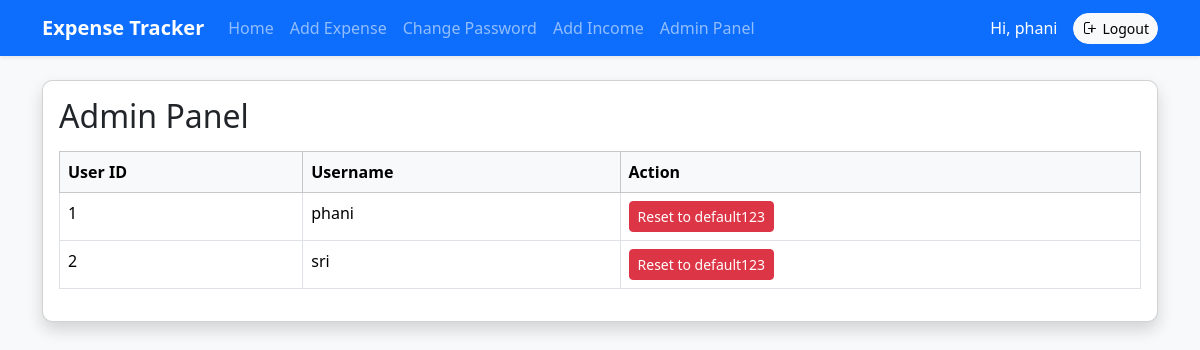
The page /admin (signed in) on the database its author committed.
### tables this page shows
CREATE TABLE users
                     (id INTEGER PRIMARY KEY AUTOINCREMENT,
                      username TEXT UNIQUE,
                      password TEXT,
                      is_admin INTEGER DEFAULT 0);

### app.py (the view)
@app.route('/admin')
def admin_panel():
    if not is_admin():
        flash("Access denied.")
        return redirect(url_for('index'))
    with sqlite3.connect(DB_NAME) as conn:
        c = conn.cursor()
        c.execute("SELECT id, username FROM users")
        users = c.fetchall()
    return render_template('admin.html', users=users)

### app.py (called while the page is built)
def get_user_id():
    return session.get("user_id")

def is_admin():
    if not get_user_id():
        return False
    with sqlite3.connect(DB_NAME) as conn:
        c = conn.cursor()
        c.execute("SELECT is_admin FROM users WHERE id=?", (get_user_id(),))
        result = c.fetchone()
        return result and result[0] == 1

### templates/admin.html
{% extends "base.html" %}
{% block content %}
<div class="card shadow p-3">
  <h2 class="mb-3">Admin Panel</h2>
  <table class="table table-bordered table-hover">
    <thead class="table-light">
      <tr>
        <th>User ID</th>
        <th>Username</th>
        <th>Action</th>
      </tr>
    </thead>
    <tbody>
      {% for user in users %}
      <tr>
        <td>{{ user[0] }}</td>
        <td>{{ user[1] }}</td>
        <td>
          <form action="{{ url_for('admin_reset_password', user_id=user[0]) }}" method="post">
            <button type="submit" class="btn btn-sm btn-danger">Reset to default123</button>
          </form>
        </td>
      </tr>
      {% endfor %}
    </tbody>
  </table>
</div>
{% endblock %}

### templates/base.html (shortened to what this page needs)
<!DOCTYPE html>
<html>
<head>
    <link href="https://cdn.jsdelivr.net/npm/bootstrap@5.3.2/dist/css/bootstrap.min.css" rel="stylesheet">
    <link rel="stylesheet" href="{{ url_for('static', filename='style.css') }}">
    <link rel="stylesheet" href="https://cdn.jsdelivr.net/npm/bootstrap-icons@1.10.5/font/bootstrap-icons.css">
</head>
<body class="bg-light">
<nav class="navbar navbar-expand-lg navbar-dark bg-primary mb-4 sticky-top shadow-sm">
  <div class="container">
    <a class="navbar-brand fw-bold" href="{{ url_for('index') }}">Expense Tracker</a>
    <div class="collapse navbar-collapse" id="navbarNav">
      <ul class="navbar-nav me-auto">
        {% if session.get('username') %}
          <li class="nav-item"><a class="nav-link" href="{{ url_for('index') }}">Home</a></li>
          <li class="nav-item"><a class="nav-link" href="{{ url_for('add_expense') }}">Add Expense</a></li>
          <li class="nav-item"><a class="nav-link" href="{{ url_for('change_password') }}">Change Password</a></li>
          <li class="nav-item"><a class="nav-link" href="{{ url_for('add_income') }}">Add Income</a></li>
          {% if session.get('is_admin') == 1 %}
            <li class="nav-item"><a class="nav-link" href="{{ url_for('admin_panel') }}">Admin Panel</a></li>
          {% endif %}
        {% else %}
          <li class="nav-item"><a class="nav-link" href="{{ url_for('login') }}">Login</a></li>
          <li class="nav-item"><a class="nav-link" href="{{ url_for('signup') }}">Signup</a></li>
        {% endif %}
      </ul>
      {% if session.get('username') %}
        <span class="navbar-text text-white me-3">Hi, {{ session.get('username') }}</span>
        <a class="btn btn-light btn-sm rounded-pill d-flex align-items-center" href="{{ url_for('logout') }}">
          Logout
        </a>
      {% endif %}
    </div>
  </div>
</nav>
<div class="container">
    {% block content %}{% endblock %}
</div>
</body>
</html>

### static/style.css (style rules this page uses)
body { font-family: 'Segoe UI', Tahoma, Geneva, Verdana, sans-serif; }
.card { border-radius: 10px; }

### rows shown on the page
users: get "phani", id "1", username "phani"
users: id "2", username "sri"
